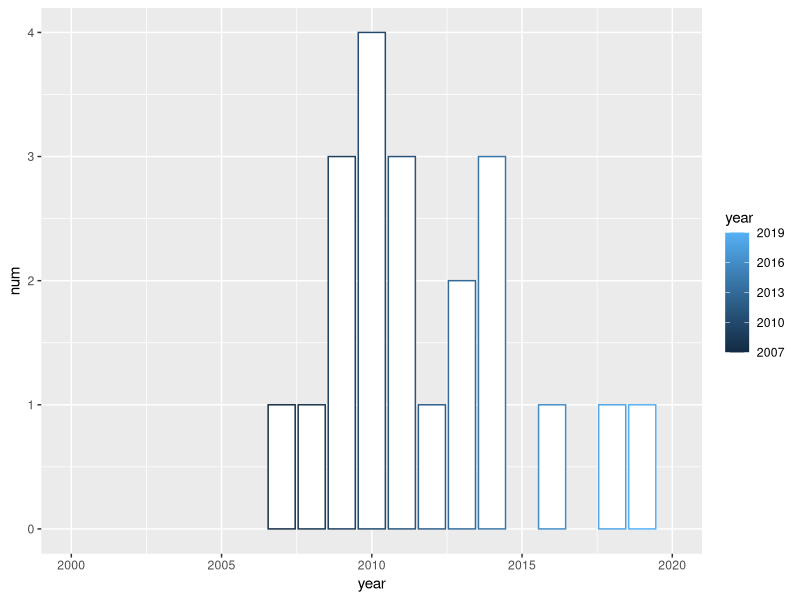

The R source for this figure:
# create barplot of 
library(ggplot2)

setwd(getwd())

data<-read.csv(file = 'pub-year.csv')
p<-ggplot(data = data, aes(x=year, y=num, color=year)) +
  geom_bar(stat="identity",fill="white") +
  xlim(2000,2020)
p
